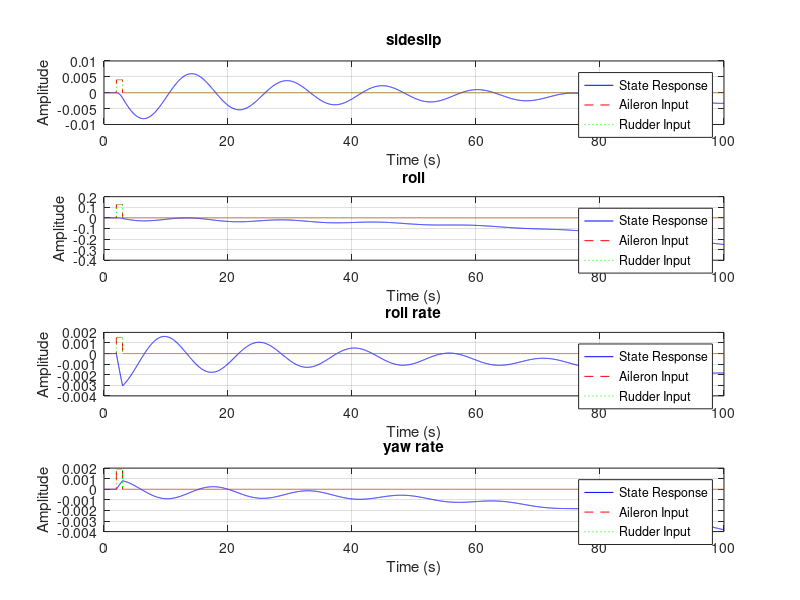

Write MATLAB code to recreate this figure. (Note: this script raises an error after producing the figure.)
m = 360000;
rho = 1.225;
mu_b = m/(1.225*510*60); 
b    = 60.35; 
v    = 117; 
K_xx = 0.052*8; 
K_xz = -0.066*8; 
K_zz = 0.249*8; 

% Asymmetric Aerodynamic Coefficients (stability derivatives)
C_Ybeta_dot = 0.08052;
C_nbeta_dot = -0.0217637;
C_Ybeta     = -1.427208;
CL          = 0.6; 
C_Yp        = 0.002808141;
C_Yr        = 0;
C_lbeta     = -0.506641;
C_lp        = -0.46;
C_lr        = 1.042857;
C_nbeta     = 0.42974;
C_np        = -0.0259782;

% Control Derivatives (Aileron and Rudder)
C_Ydelta_a = 0;
C_Ydelta_r = 0.000123356;
C_ldelta_a = -0.18009;
C_ldelta_r = -0.000738186;
C_ndelta_a = 0;
C_ndelta_r = -0.00201328;


%stuff
P_asym = [
    (C_Ybeta_dot-2*mu_b)*b/v, 0                  , 0                       , 0;
    0                       , -b/(2*v)           , 0                       , 0;
    0                       , 0                  , -4*mu_b*K_xx*b/v      , 4*mu_b*K_xz*b/v;
    C_nbeta_dot*b/v         , 0                  , 4*mu_b*K_xz*b/v         , -4*mu_b*K_zz*b/v
];

Q_asym = [
    -C_Ybeta, -CL, -C_Yp, -(C_Yr-4*mu_b);
    0       , 0  , -1   , 0;
    -C_lbeta, 0  , -C_lp, -C_lr;
    -C_nbeta, 0  , -C_np, -C_lr  % Assuming the last element was C_lr based on typical matrix structure
                                % If it was meant to be C_lp, adjust accordingly.
];

R_asym = [
    -C_Ydelta_a, -C_Ydelta_r;
    0.0        , 0.0;
    -C_ldelta_a, -C_ldelta_r;
    -C_ndelta_a, -C_ndelta_r
];

% In MATLAB, the backslash operator (\) is used for matrix division,
% which is equivalent to solving a linear system (e.g., A\B is equivalent to inv(A)*B).
A_asym = P_asym \ Q_asym;
B_asym = P_asym \ R_asym;


C_asym = [
    1.0, 0.0, 0.0, 0.0;
    0.0, 1.0, 0.0, 0.0;
    0.0, 0.0, v/b, 0.0;
    0.0, 0.0, 0.0, v/b
];

D_asym = [
    0.0, 0.0;
    0.0, 0.0;
    0.0, 0.0;
    0.0, 0.0
];

% You can display the resulting matrices (optional)
disp('P_asym =');
disp(P_asym);
disp('Q_asym =');
disp(Q_asym);
disp('R_asym =');
disp(R_asym);
disp('A_asym (Asymmetric State Matrix) =');
disp(A_asym);
disp('B_asym (Asymmetric Input Matrix) =');
disp(B_asym);
disp('C_asym (Asymmetric Output Matrix) =');
disp(C_asym);
disp('D_asym (Asymmetric Feedforward Matrix) =');
disp(D_asym);

sys = ss(A_asym,B_asym, C_asym,D_asym);
% --- Simulation Parameters ---
t = 0:0.01:100; % Time vector (increased for longer dynamics)

% --- Step Input Parameters for EACH Input ---
% Input 1: Aileron
stepMagnitude_aileron = 0.1; % Magnitude for aileron deflection (radians)
stepStartTime_aileron = 2;    % Start time of aileron input (s)
stepDuration_aileron  = 1;  % Duration of aileron input (s)

% Input 2: Rudder
stepMagnitude_rudder = 0.1;  % Magnitude for rudder deflection (radians)
stepStartTime_rudder = 2;    % Start time of rudder input (s)
stepDuration_rudder  = 1;    % Duration of rudder input (s)

% --- Define the 2-input vector 'u' ---
% 'u' must have size (number of time steps) x (number of inputs)
u = zeros(length(t), 2); % Initialize with zeros for 2 inputs

% Apply the aileron step input (column 1)
u(t >= stepStartTime_aileron & t < (stepStartTime_aileron + stepDuration_aileron), 1) = stepMagnitude_aileron;

% Apply the rudder step input (column 2)
u(t >= stepStartTime_rudder & t < (stepStartTime_rudder + stepDuration_rudder), 2) = stepMagnitude_rudder;

% Zero initial conditions as requested
initialConditions = [0; 0; 0; 0]; % [delta_beta; delta_phi; delta_p; delta_r]

% Simulate the system response using lsim
[y, t_out, x] = lsim(sys, u, t, initialConditions);

% Plotting the results
figure; % Create a new figure window

% Define state variable names for clarity in plots
stateNames = {'sideslip', 'roll', 'roll rate', 'yaw rate'};

% Plot each state variable over time
for i = 1:size(x, 2)
    subplot(size(x, 2), 1, i); % Create a subplot for each state
    plot(t_out, x(:, i), 'b'); % Plot state variable
    hold on; % Keep current plot for adding the input line

    % Plot the inputs on the same subplot for context (scaled to fit)
    % Only plot if there's actually an input
    input_legend_entries = {};
    if any(u(:, 1) ~= 0) % Aileron input (column 1)
        % Scale based on current state's max value for better visibility
        scale_factor_aileron = 0.5 * (max(abs(x(:,i))) / max(abs(u(:,1))));
        plot(t_out, u(:, 1) * scale_factor_aileron, 'r--');
        input_legend_entries = [input_legend_entries, 'Aileron Input'];
    end
    if any(u(:, 2) ~= 0) % Rudder input (column 2)
        % Scale based on current state's max value for better visibility
        scale_factor_rudder = 0.5 * (max(abs(x(:,i))) / max(abs(u(:,2))));
        plot(t_out, u(:, 2) * scale_factor_rudder, 'g:');
        input_legend_entries = [input_legend_entries, 'Rudder Input'];
    end

    if ~isempty(input_legend_entries)
        legend('State Response', input_legend_entries{:}, 'Location', 'best');
    else
        legend('State Response', 'Location', 'best');
    end
    hold off;
    grid on;
    title(stateNames{i});
    xlabel('Time (s)');
    ylabel('Amplitude');
end

sgtitle(['Asymmetric Dynamic Stab response']);